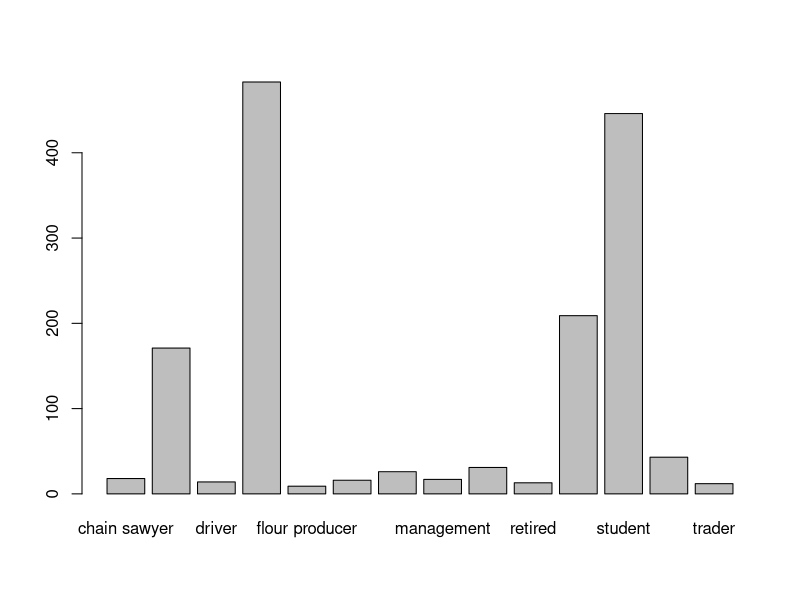
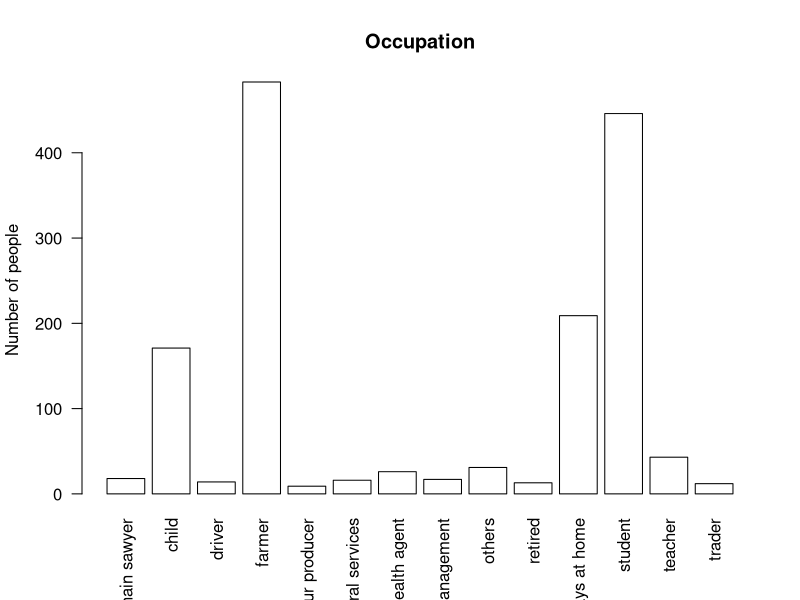
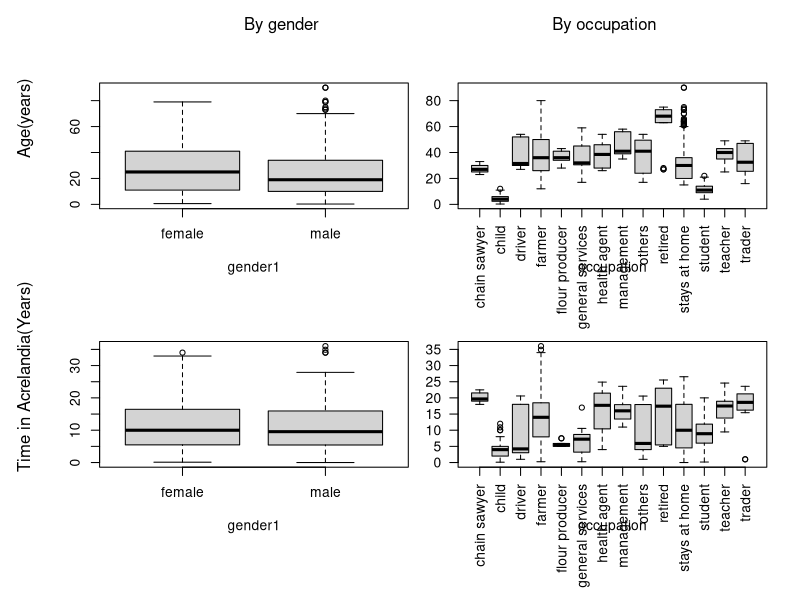

These figures' R source, in order:
## ---- chunk 1
knitr::opts_chunk$set(collapse=TRUE)
## ---- chunk 2
data<-read.csv("malaria.csv",as.is = T)
o=table(data$occupation) 
#look the occupation column
o
barplot(o) 
## it does not look very nice
name<-names(o) 
# we want each bar has a corresponding text under it
barplot(o, main="Occupation",names.arg = name, las=2, col="white",ylab="Number of people")
## ---- chunk 3
data<-read.csv("malaria.csv",as.is = T)
par(mfrow=c(2,2),mar=c(7,2,1,1),oma=c(1,4,4,1))
#mfrow show up multiple graphs in one plot; 
#mar and oma can regulate plots distance
#Besides, we want the x-axis be "female" and "male" rather than "0" and "1"
data$gender1<-"male" ## make a new column by dollor sign $
vector<-data$gender==0  
# Create a logic vector, the results are either "FALSE" OR "TRUE"
# "==" means if equal; 0 result in TRUE
data[vector,'gender1']<-"female" 
boxplot(age~gender1,data=data,ylab='')
boxplot(age~occupation,data=data,las=2,ylab='') 
#las=2 makes x-axis labels be displayed vertically
boxplot(time_acrel~gender1,data=data,ylab='')
boxplot(time_acrel~occupation,data=data,las=2,ylab='') 
# las=2 makes x-axis labels be displayed vertically
#Notice age is y-axis here. boxplot using "~", a little bit special

# Now, we want to add a text at the left for both the two plots
mtext(side=2,at=c(0.4,0.9),c('Time in Acrelandia(Years)','Age(years)'),outer=T,line = 2)
# Now, we want to add a text at the top
mtext(side=3,at=c(0.3,0.75),c('By gender','By occupation'),outer=T,line = 2)
